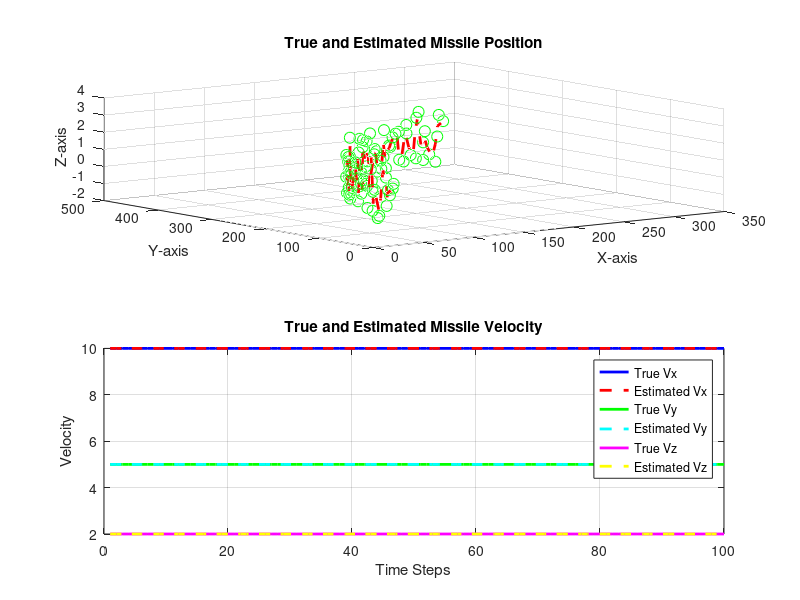
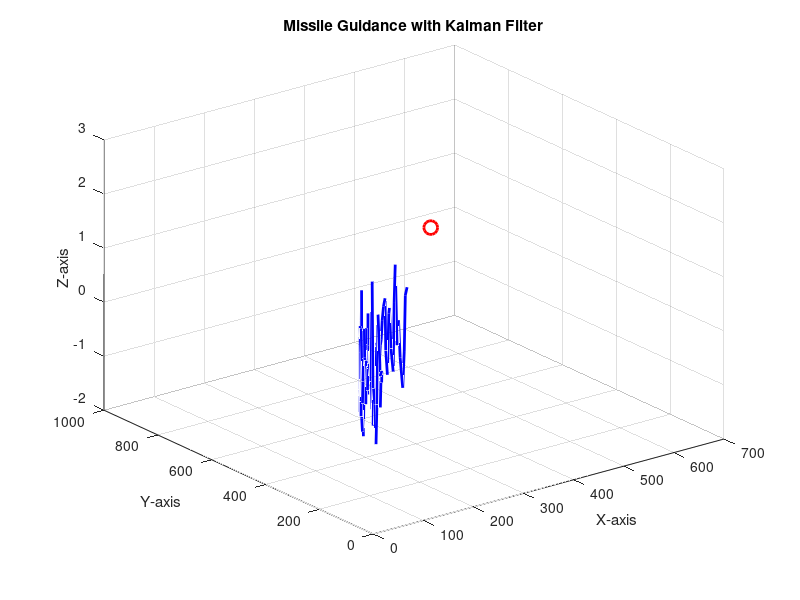

The MATLAB script that drew these images, in order:
% Missile Guidance with Kalman Filter in Cartesian Space

clc; close all;
clear; 

% Define simulation parameters
dt = 0.1;            % Time step
timesteps = 100;     % Number of simulation steps

% Updated simulation parameters
omega_target = 0.1;   % Frequency of target motion (adjust as needed)

% Initialize state variables for the moving target
x_target = 50;        % Initial x position of the target
y_target = 50;        % Initial y position of the target
z_target = 0;         % Initial z position of the target
vx_target = 5;        % Initial velocity of the target in x
vy_target = 2;        % Initial velocity of the target in y
vz_target = 0;        % Initial velocity of the target in z

x_missile = 0;       % Initial x position of the missile
y_missile = 0;       % Initial y position of the missile
z_missile = 0;       % Initial z position of the missile
vx_missile = 10;     % Initial velocity of the missile in x
vy_missile = 5;      % Initial velocity of the missile in y
vz_missile = 2;      % Initial velocity of the missile in z

% Process and measurement noise
Q = eye(6);          % Process noise covariance
R = 10*eye(3);       % Measurement noise covariance

% Measurement noise covariance
R = 10 * eye(3);       % Measurement noise covariance for target position
R_IR = 1 * eye(3);      % Measurement noise covariance for IR sensor (adjust as needed)

% Initialize Kalman filter parameters
A = eye(6);          % State transition matrix
B = eye(6);          % Control matrix
H = eye(3,6);        % Measurement matrix

% Initial state estimate
x_hat = [x_missile; y_missile; z_missile; vx_missile; vy_missile; vz_missile];

% Initialize state covariance matrix
P = eye(6);

% Initialize storage for simulation results
true_state = zeros(6, timesteps);
measured_state = zeros(3, timesteps);
estimated_state = zeros(6, timesteps);

% Simulation loop
for k = 1:timesteps
    % Update target position with sinusoidal motion
    x_target = x_target + vx_target * dt;
    y_target = y_target + vy_target * dt;
    z_target = z_target + vz_target * dt;
    
    x_target = x_target + 5 * sin(omega_target * k * dt);  % Sinusoidal motion in x
    y_target = y_target + 5 * cos(omega_target * k * dt);  % Sinusoidal motion in y

    true_state(:, k) = [x_missile; y_missile; z_missile; vx_missile; vy_missile; vz_missile];
    
    % IR sensor measurement update (add noise)
    measurement = [x_target - x_missile; y_target - y_missile; z_target - z_missile] + sqrt(R_IR) * randn(3,1);
    measured_state(:, k) = measurement;
    
    % Kalman filter prediction
    x_hat_minus = A * x_hat;
    P_minus = A * P * A' + Q;

    % Kalman filter update
    K = P_minus * H' / (H * P_minus * H' + R_IR);
    x_hat = x_hat_minus + K * (measurement - H * x_hat_minus);
    P = (eye(6) - K * H) * P_minus;

    estimated_state(:, k) = x_hat;
end

% Plotting
figure;

% Plot the true and estimated positions
subplot(2,1,1);
plot3(true_state(1,:), true_state(2,:), true_state(3,:), 'b-', 'LineWidth', 2);
hold on;
plot3(estimated_state(1,:), estimated_state(2,:), estimated_state(3,:), 'r--', 'LineWidth', 2);
plot3(measured_state(1,:), measured_state(2,:), measured_state(3,:), 'go', 'MarkerSize', 8);
grid on;
xlabel('X-axis');
ylabel('Y-axis');
zlabel('Z-axis');
title('True and Estimated Missile Position');

% Plot the velocity
subplot(2,1,2);
plot(1:timesteps, true_state(4,:), 'b-', 'LineWidth', 2);
hold on;
plot(1:timesteps, estimated_state(4,:), 'r--', 'LineWidth', 2);
plot(1:timesteps, true_state(5,:), 'g-', 'LineWidth', 2);
plot(1:timesteps, estimated_state(5,:), 'c--', 'LineWidth', 2);
plot(1:timesteps, true_state(6,:), 'm-', 'LineWidth', 2);
plot(1:timesteps, estimated_state(6,:), 'y--', 'LineWidth', 2);
grid on;
xlabel('Time Steps');
ylabel('Velocity');
legend('True Vx', 'Estimated Vx', 'True Vy', 'Estimated Vy', 'True Vz', 'Estimated Vz');
title('True and Estimated Missile Velocity');

hold off;

% Plotting and Animation
figure;

% Create a plot for the target
target_plot = plot3(x_target, y_target, z_target, 'ro', 'MarkerSize', 10, 'LineWidth', 2);
hold on;

% Create a plot for the missile
missile_plot = plot3(x_missile, y_missile, z_missile, 'b-', 'LineWidth', 2);

grid on;
xlabel('X-axis');
ylabel('Y-axis');
zlabel('Z-axis');
title('Missile Guidance with Kalman Filter');

% Animation loop
for k = 1:timesteps
    % Update target position with sinusoidal motion for animation
    x_target = x_target + vx_target * dt;
    y_target = y_target + vy_target * dt;
    z_target = z_target + vz_target * dt;
    
    x_target = x_target + 5 * sin(omega_target * k * dt);  % Sinusoidal motion in x
    y_target = y_target + 5 * cos(omega_target * k * dt);  % Sinusoidal motion in y
    
    % Update missile position in the plot
    set(missile_plot, 'XData', estimated_state(1, 1:k), 'YData', estimated_state(2, 1:k), 'ZData', estimated_state(3, 1:k));
    
    % Update target position in the plot
    set(target_plot, 'XData', x_target, 'YData', y_target, 'ZData', z_target);

    % Pause for a short duration to create the animation effect
    pause(0.1);
end

hold off;
